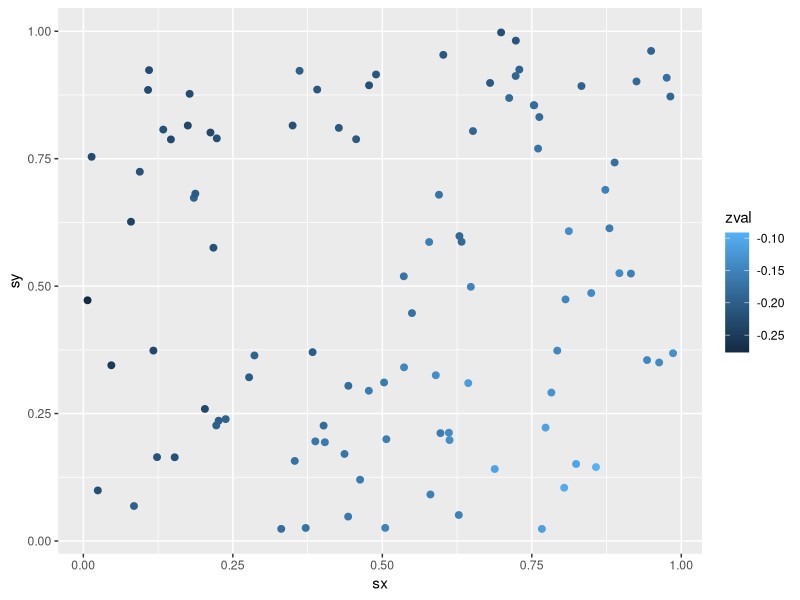

Recreate this plot in R. (Note: this script raises an error after producing the figure.)
# spatial hdp
library(MASS)
library(ggplot2)
#locations 
n = 100 # datapoints
#sx = c(runif(n/8,0,0.05),runif(n/8,0.6,1),runif(n/2,0.6,1),runif(n/4,0,0.4))
#sy = c(runif(n/8,0,0.05),runif(n/8,0.6,1),runif(n/2,0,0.4),runif(n/4,0.6,1))

# sampling x and y
sx = runif(n)
sy = runif(n)

s = cbind(sy,sx)

# creating correlation matrix
phi = 0.002

#range
3/phi

sigma = sapply(1:n,function(x) sapply(1:n,function(y) exp(-phi*sqrt(sum((s[y,]-s[x,])^2)))))

Tdata = 1000
#cdf_mu = rbeta(1,1,2)

#mu = qnorm(cdf_mu)
mu = 0
zval = mvrnorm(n=1,rep(mu,n),sigma)
x = rnorm(100)
plotdata = data.frame(col = zval,s, id = 1:n, x = x)

ggplot(plotdata, aes(x=sx,y = sy, col = zval, label = id))+
  geom_point(cex = 2)
  geom_text(hjust = 0, vjust = 0)

# possible y
y = rep(1,n)

idx = which(sx < 0.75 & sx > 0.25 & sy >0.25 & sy < 0.75)


y[idx[1:12]] = 1.1

zval_spatial = exp(colMeans(mvrnorm(n=100,y,sigma)))
zval_independent = exp(colMeans(mvrnorm(n=100,y,diag(n))))


plotdata = data.frame(zval,zval_ind,s, id = 1:n)

ggplot(plotdata, aes(x=sx,y = sy, col = zval, label = id))+
  geom_point(cex = 2)

ggplot(plotdata, aes(x=sx,y = sy, col = zval_ind, label = id))+
  geom_point(cex = 2)
